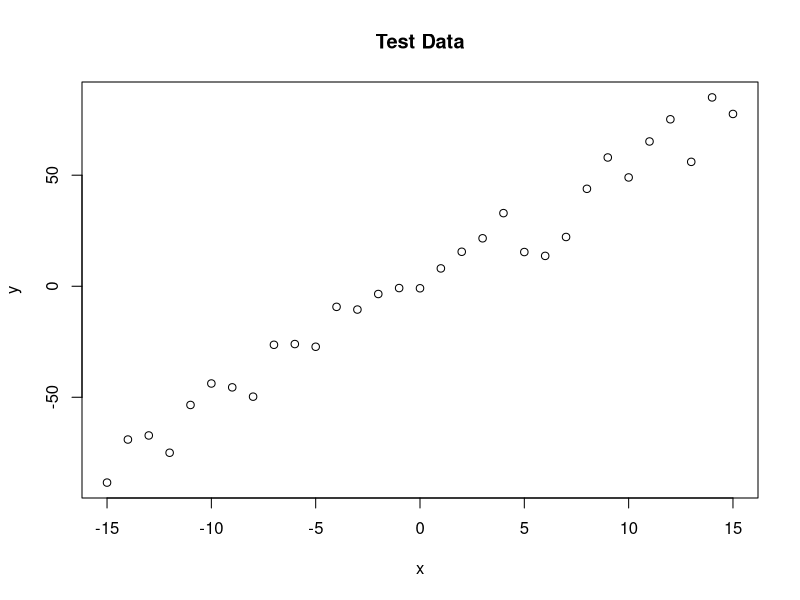
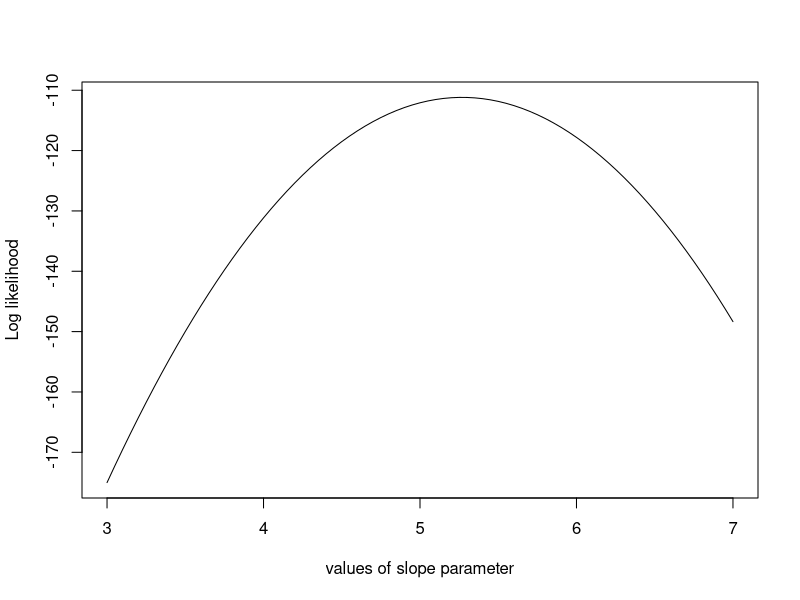
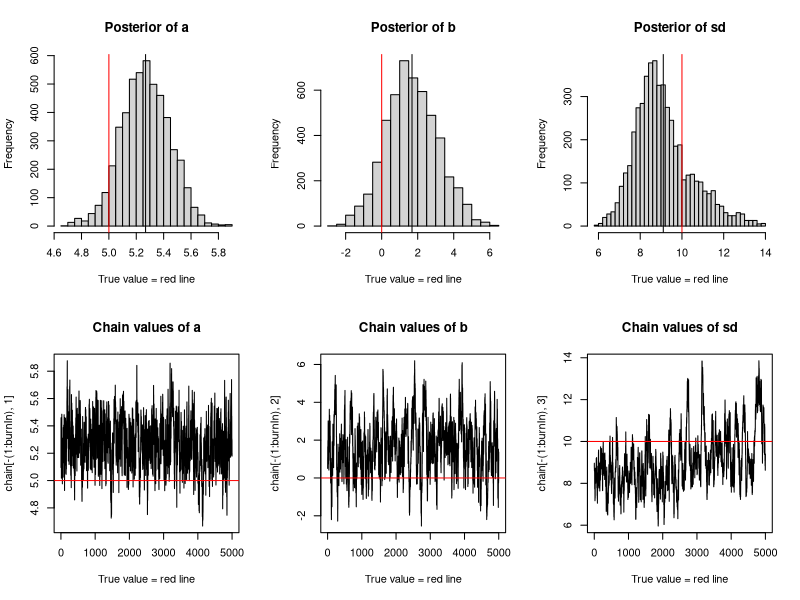

Write R code to recreate these figures, in order.
## ---- chunk 1
knitr::opts_chunk$set(echo = TRUE)
#knitr::opts_chunk$set(fig.width=12, fig.height=8) 
## ---- chunk 2
########## Creating test data ##############
#set true values to parameter A
trueA <- 5
#set true values to parameter B
trueB <- 0
#set true values to parameter sd
trueSd <- 10
#set sample size
sampleSize <- 31
# create independent x-values, in this case from -15 to 15
x <- (-(sampleSize-1)/2):((sampleSize-1)/2)
# create dependent values according to ax + b + N(0,sd), with parameters all equal to their true values
y <-  trueA * x + trueB + rnorm(n=sampleSize,mean=0,sd=trueSd)
#plot y and x, we can see a clear linear relationship
plot(x,y, main="Test Data")

######### Calculate the likelihood ###############
likelihood <- function(param){
  #assign input parameters to a
  a = param[1]
  #assign input parameters to b
  b = param[2]
  #assign input parameters to sd
  sd = param[3]
  
  #the mean value of y under the input parametres
  pred = a*x + b
  #calculate the density function and set it to single likelihood values. l(a,b,sd|yi) = log(f(yi|a,b,sd)).Notice here we set log=T, which takes log of the density function, this is because simple likelihoods, where a lot of small probabilities are multiplied, can get ridiculously small pretty fast, and computer programs are getting into numerical rounding or underflow problems. So we prefer to use log-likelihood
  singlelikelihoods = dnorm(y, mean = pred, sd = sd, log = T)
  #Calculate total log-likelihood values: l(a,b,sd|y) = sum of log(f(yi|a,b,sd)) for all i.
  sumll = sum(singlelikelihoods)
  #return the loglikelihood values
  return(sumll)   
}

# Example: plot the likelihood profile of the slope a
# define a function which inputs a slope parameter x, calculate the likelihood for x, with real parameters b and sd
slopevalues <- function(x){return(likelihood(c(x, trueB, trueSd)))}
# apply the above function to a range of x values (from 3 to 7 by 0.05), calculate the likelihood at each value
slopelikelihoods <- lapply(seq(3, 7, by=.05), slopevalues )
# plot the loglikelihood for x, we see the plot peaks at around 5, which is equal to the true value we set previously
plot (seq(3, 7, by=.05), slopelikelihoods , type="l", xlab = "values of slope parameter", ylab = "Log likelihood")




#########Define prior distribution################
prior <- function(param){
  # assign the values of input parameters to a
  a = param[1]
  # assign the values of input parameters to b
  b = param[2]
  # assign the values of input parameters to sd
  sd = param[3]
  #specify prior distribution for each parameter. For "a", set it a uniform distribution, calculate its density, also take log transformation to its density
  aprior = dunif(a, min=0, max=10, log = T)
  # set normal distribution to b, and assign its density to bprior
  bprior = dnorm(b, sd = 5, log = T)
  # set another normal distribution to sd.
  sdprior = dunif(sd, min=0, max=30, log = T)
  # return the sum of three log values
  return(aprior+bprior+sdprior)
}



######### Define posterior ################
posterior <- function(param){
  # Calculate the product of prior and likelihood to provide the qunatity for MCMC algorithm, we use sum because we take log when calculating both likelihood and prior
  return (likelihood(param) + prior(param))
}




####### Metropolis algorithm ################
######## define proposal function ################
proposalfunction <- function(param){
  # choose normal distribution as the proposal distribution centered at the input parameters, and return a generated candidate x* for the next sample by picking from distribution g(x*|params)
  return(rnorm(3,mean = param, sd= c(0.1,0.5,0.3)))
}
run_metropolis_MCMC <- function(startvalue, iterations){ # initialize an arbitrary point to be the staring values, and set the number of iterations
  #create a chain to store all the element generated in each iterations
  chain = array(dim = c(iterations+1,3))
  #assign the first element in the chain to be the staring value we picked
  chain[1,] = startvalue
  for (i in 1:iterations){
    # generate a candidate x* (here named proposal) using the jumping distribution centered at last value in the chain
    proposal = proposalfunction(chain[i,])
    # calculate the acceptance ratio, which will be used to decide whether to accept or reject the candidate
    probab = exp(posterior(proposal) - posterior(chain[i,]))
    #generate a uniform random number u on [0,1]
    if (runif(1) < probab){
      # if u<= acceptance ratio, accept the candidate by setiing next element in the chain to the proposal
      chain[i+1,] = proposal
    }else{
      # if u<= acceptance ratio, reject the candidate proposal and set next element the same value as last element
      chain[i+1,] = chain[i,]
    }
  }
  return(chain)
}




#example
startvalue = c(4,0,10)
chain = run_metropolis_MCMC(startvalue, 10000)
# set a burnIn value as the first steps of the algorithm may be biased by initial value, thus we discard them for the further analysis
burnIn = 5000
#calculate the acceptance rate by 1-rejection rate
acceptance = 1-mean(duplicated(chain[-(1:burnIn),]))




########### summary plot #################
# set 2 rows and 3 columns subgragh
par(mfrow = c(2,3))
# plot the histogram of the after burnIn values in chain (posterior of a)
hist(chain[-(1:burnIn),1],nclass=30, , main="Posterior of a", xlab="True value = red line" )
# draw the mean of after burnIn values in chain for a
abline(v = mean(chain[-(1:burnIn),1]))
# draw the true value of a
abline(v = trueA, col="red" )
# plot the histogram of the after burnIn values in chain (posterior of b)
hist(chain[-(1:burnIn),2],nclass=30, main="Posterior of b", xlab="True value = red line")
# draw the mean of after burnIn values in chain for b
abline(v = mean(chain[-(1:burnIn),2]))
# draw the true value of a
abline(v = trueB, col="red" )
# plot the histogram of the after burnIn values in chain (posterior of sd)
hist(chain[-(1:burnIn),3],nclass=30, main="Posterior of sd", xlab="True value = red line")
# draw the mean of after burnIn values in chain for sd
abline(v = mean(chain[-(1:burnIn),3]) )
# draw the true value of a
abline(v = trueSd, col="red" )
#plot the values in chain for a (except burnIn values)
plot(chain[-(1:burnIn),1], type = "l", xlab="True value = red line" , main = "Chain values of a",)
#draw the true value of a
abline(h = trueA, col="red" )
#plot the values in chain for b (except burnIn values)
plot(chain[-(1:burnIn),2], type = "l", xlab="True value = red line" , main = "Chain values of b", )
#draw the true value of b
abline(h = trueB, col="red" )
#plot the values in chain for sd (except burnIn values)
plot(chain[-(1:burnIn),3], type = "l", xlab="True value = red line" , main = "Chain values of sd", )
#draw the true value of sd
abline(h = trueSd, col="red" )

















